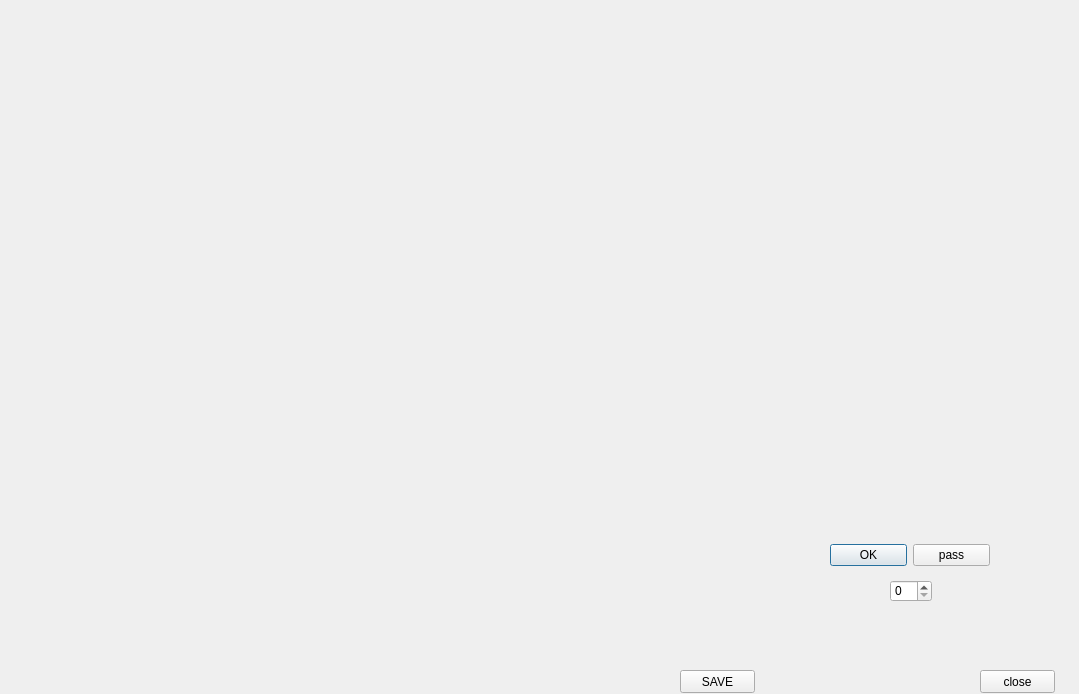
<?xml version="1.0" encoding="UTF-8"?>
<ui version="4.0">
 <class>Dialog</class>
 <widget class="QDialog" name="Dialog">
  <property name="geometry">
   <rect>
    <x>0</x>
    <y>0</y>
    <width>1079</width>
    <height>694</height>
   </rect>
  </property>
  <property name="windowTitle">
   <string>Dialog</string>
  </property>
  <widget class="QWidget" name="horizontalLayoutWidget">
   <property name="geometry">
    <rect>
     <x>830</x>
     <y>540</y>
     <width>160</width>
     <height>31</height>
    </rect>
   </property>
   <layout class="QHBoxLayout" name="horizontalLayout">
    <item>
     <widget class="QPushButton" name="pushButton">
      <property name="text">
       <string>OK</string>
      </property>
     </widget>
    </item>
    <item>
     <widget class="QPushButton" name="pushButton_2">
      <property name="text">
       <string>pass</string>
      </property>
     </widget>
    </item>
   </layout>
  </widget>
  <widget class="QPushButton" name="pushButton_3">
   <property name="geometry">
    <rect>
     <x>680</x>
     <y>670</y>
     <width>75</width>
     <height>23</height>
    </rect>
   </property>
   <property name="text">
    <string>SAVE</string>
   </property>
  </widget>
  <widget class="MatplotlibWidget" name="mpl1" native="true">
   <property name="geometry">
    <rect>
     <x>0</x>
     <y>0</y>
     <width>671</width>
     <height>691</height>
    </rect>
   </property>
  </widget>
  <widget class="MatplotlibWidget" name="mpl2" native="true">
   <property name="geometry">
    <rect>
     <x>670</x>
     <y>0</y>
     <width>411</width>
     <height>531</height>
    </rect>
   </property>
  </widget>
  <widget class="QPushButton" name="pushButton_4">
   <property name="geometry">
    <rect>
     <x>980</x>
     <y>670</y>
     <width>75</width>
     <height>23</height>
    </rect>
   </property>
   <property name="text">
    <string>close</string>
   </property>
  </widget>
  <widget class="QSpinBox" name="spinBox">
   <property name="geometry">
    <rect>
     <x>890</x>
     <y>580</y>
     <width>42</width>
     <height>22</height>
    </rect>
   </property>
  </widget>
 </widget>
 <customwidgets>
  <customwidget>
   <class>MatplotlibWidget</class>
   <extends>QWidget</extends>
   <header>matplotlibwidget</header>
   <container>1</container>
  </customwidget>
 </customwidgets>
 <resources/>
 <connections>
  <connection>
   <sender>pushButton_4</sender>
   <signal>clicked()</signal>
   <receiver>Dialog</receiver>
   <slot>close()</slot>
   <hints>
    <hint type="sourcelabel">
     <x>1011</x>
     <y>670</y>
    </hint>
    <hint type="destinationlabel">
     <x>519</x>
     <y>577</y>
    </hint>
   </hints>
  </connection>
 </connections>
</ui>
